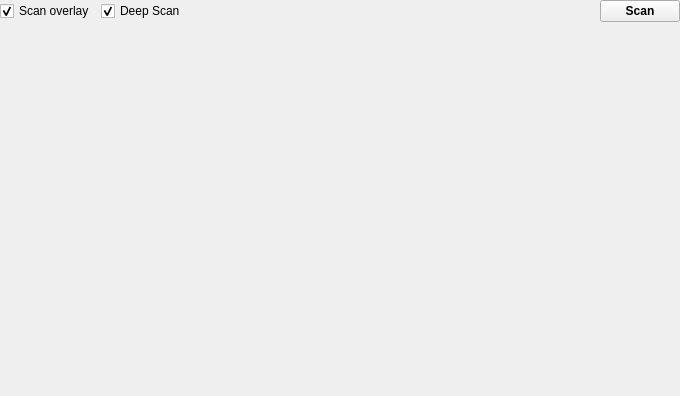
<?xml version="1.0" encoding="UTF-8"?>
<ui version="4.0">
 <class>FormStaticScan</class>
 <widget class="QWidget" name="FormStaticScan">
  <property name="geometry">
   <rect>
    <x>0</x>
    <y>0</y>
    <width>680</width>
    <height>396</height>
   </rect>
  </property>
  <property name="windowTitle">
   <string>Form</string>
  </property>
  <layout class="QVBoxLayout" name="verticalLayout">
   <property name="leftMargin">
    <number>0</number>
   </property>
   <property name="topMargin">
    <number>0</number>
   </property>
   <property name="rightMargin">
    <number>0</number>
   </property>
   <property name="bottomMargin">
    <number>0</number>
   </property>
   <item>
    <layout class="QHBoxLayout" name="horizontalLayout">
     <item>
      <widget class="QCheckBox" name="checkBoxScanOverlay">
       <property name="text">
        <string>Scan overlay</string>
       </property>
       <property name="checked">
        <bool>true</bool>
       </property>
      </widget>
     </item>
     <item>
      <widget class="QCheckBox" name="checkBoxDeepScan">
       <property name="text">
        <string>Deep Scan</string>
       </property>
       <property name="checked">
        <bool>true</bool>
       </property>
      </widget>
     </item>
     <item>
      <spacer name="horizontalSpacer">
       <property name="orientation">
        <enum>Qt::Horizontal</enum>
       </property>
       <property name="sizeHint" stdset="0">
        <size>
         <width>40</width>
         <height>20</height>
        </size>
       </property>
      </spacer>
     </item>
     <item>
      <widget class="QPushButton" name="pushButtonScan">
       <property name="font">
        <font>
         <weight>75</weight>
         <bold>true</bold>
        </font>
       </property>
       <property name="text">
        <string>Scan</string>
       </property>
      </widget>
     </item>
    </layout>
   </item>
   <item>
    <widget class="QWidget" name="widgetResult" native="true">
     <property name="sizePolicy">
      <sizepolicy hsizetype="Preferred" vsizetype="Expanding">
       <horstretch>0</horstretch>
       <verstretch>0</verstretch>
      </sizepolicy>
     </property>
    </widget>
   </item>
  </layout>
 </widget>
 <resources/>
 <connections/>
</ui>
